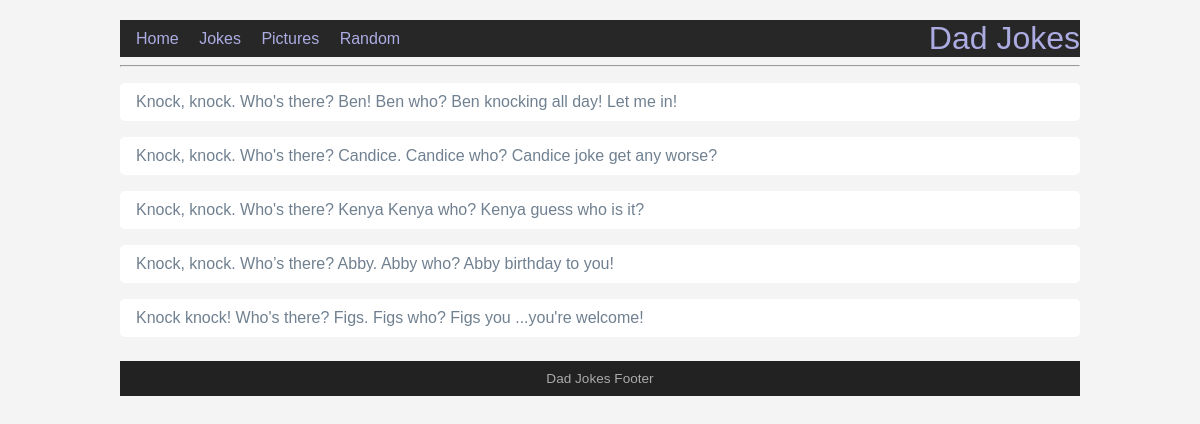
Page /dadjokes/jokes on the earlier database version.
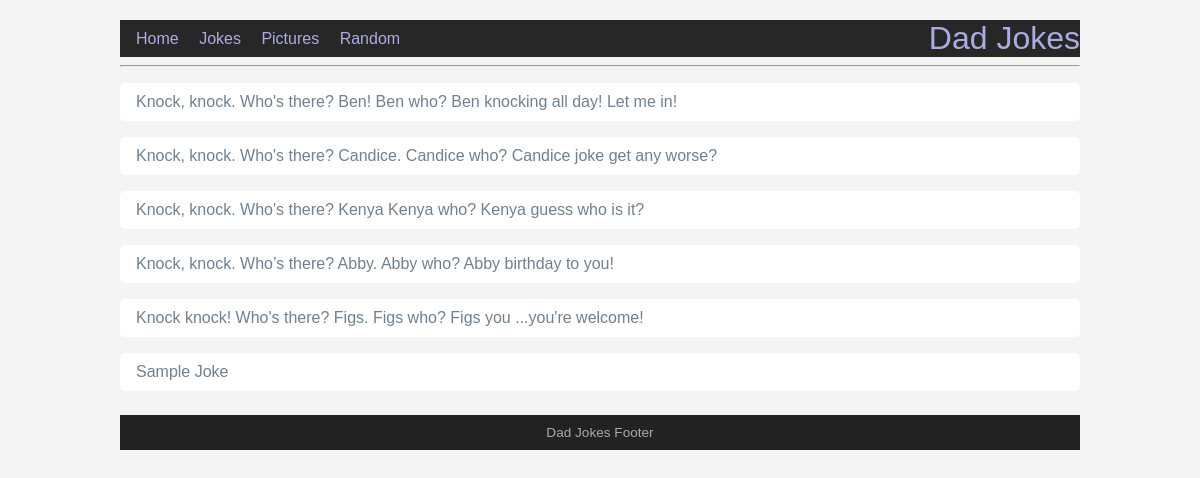
Same page on the later database version.
### dadjokes/models.py (models this page shows)
class Joke(models.Model):
    text = models.TextField(blank=False)
    name = models.TextField(blank=False)
    timestamp = models.DateTimeField(auto_now=True)
    def __str__(self) -> str:
        return self.text

### dadjokes/views.py (the view)
# urls.py: path('jokes', ShowJokesView.as_view(), name="jokes"),
class ShowJokesView(ListView):
    model = Joke
    template_name = "dadjokes/show_jokes.html"
    context_object_name = "jokes"

### dadjokes/templates/dadjokes/show_jokes.html (shortened to what this page needs)
{% load static %}
<html>
    <head>
        <link rel="stylesheet" href="{% static 'styles.css' %}">
    </head>
    <body>
        <header>
            <nav>
                <a href="{% url 'main3' %}">Home</a>
                <a href="{% url 'jokes' %}">Jokes</a>
                <a href="{% url 'pictures' %}">Pictures</a>
                <a href="{% url 'random' %}">Random</a>
            </nav>
            <h1>Dad Jokes</h1>
        </header>
        <hr>
        {% for joke in jokes %}
            <p>{{ joke }}</p>
        {% endfor %}
    </body>
    <footer>
        Dad Jokes Footer
    </footer>
</html>

Differences in the rows shown:
added Joke: text "Sample Joke"
